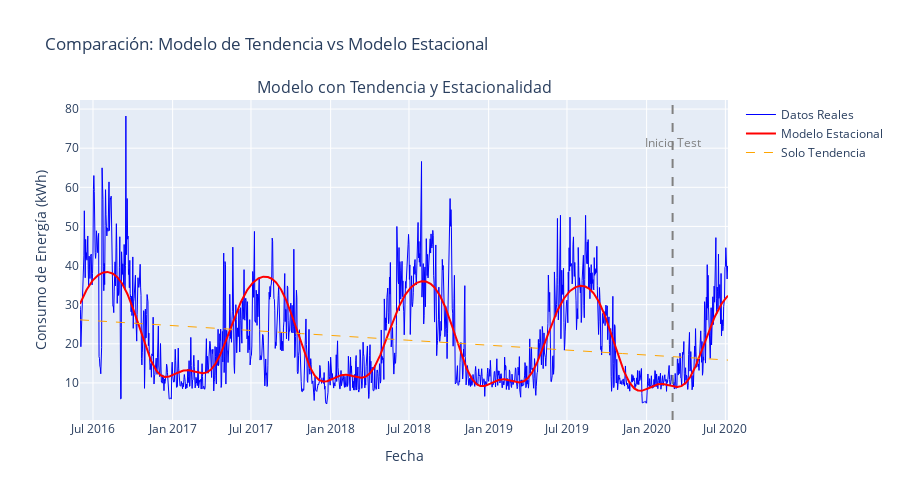

Write notebook code for a chart like this one.
### Code cell
# 5. Entrenar modelo estacional y realizar predicciones
print("\n 5. Entrenamiento y predicciones del modelo estacional ")

# Entrenar el pipeline estacional
Pipeline_seasonal.fit(X_train_seasonal, y_train)
print("Modelo estacional entrenado exitosamente")

# Obtener predicciones para todo el intervalo
y_pred_seasonal_full = Pipeline_seasonal.predict(X_full_seasonal)

# Separar predicciones para train y test
y_pred_seasonal_train = y_pred_seasonal_full[:len(train_data)]
y_pred_seasonal_test = y_pred_seasonal_full[len(train_data):]

# Calcular MAE para entrenamiento y prueba
mae_seasonal_train = mean_absolute_error(y_train, y_pred_seasonal_train)
mae_seasonal_test = mean_absolute_error(test_data['Energy_kWh'], y_pred_seasonal_test)

print(f"MAE Entrenamiento (Estacional): {mae_seasonal_train:.4f} kWh")
print(f"MAE Prueba (Estacional): {mae_seasonal_test:.4f} kWh")

# Comparación con modelo de tendencia
print(f"\nComparación de modelos:")
print(f"Mejora MAE Entrenamiento: {((mae_trend_train - mae_seasonal_train) / mae_trend_train * 100):.2f}%")
print(f"Mejora MAE Prueba: {((mae_trend_test - mae_seasonal_test) / mae_trend_test * 100):.2f}%")

# Mostrar coeficientes del modelo
coefs = Pipeline_seasonal.named_steps['linear_reg'].coef_
intercept_seasonal = Pipeline_seasonal.named_steps['linear_reg'].intercept_

print(f"\nCoeficientes del modelo estacional:")
for i, (name, coef) in enumerate(zip(feature_names, coefs)):
    print(f"{name}: {coef:.6f}")
print(f"Intercepto: {intercept_seasonal:.4f}")

# Gráfico de predicciones estacionales
fig_seasonal = make_subplots(rows=1, cols=1, 
                           subplot_titles=['Modelo con Tendencia y Estacionalidad'])

# Datos reales
fig_seasonal.add_trace(
    go.Scatter(x=dates_full, 
               y=pd.concat([y_train, test_data['Energy_kWh']], ignore_index=True),
               mode='lines',
               name='Datos Reales',
               line=dict(color='blue', width=1))
)

# Predicciones del modelo estacional
fig_seasonal.add_trace(
    go.Scatter(x=dates_full, 
               y=y_pred_seasonal_full,
               mode='lines',
               name='Modelo Estacional',
               line=dict(color='red', width=2))
)

# Predicciones del modelo de tendencia (para comparación)
fig_seasonal.add_trace(
    go.Scatter(x=dates_full, 
               y=y_pred_trend_full,
               mode='lines',
               name='Solo Tendencia',
               line=dict(color='orange', width=1, dash='dash'))
)

# Línea divisoria entre train y test (usando shapes en lugar de add_vline)
test_start_date = '2020-03-01'
fig_seasonal.add_shape(
    type="line",
    x0=test_start_date, y0=0,
    x1=test_start_date, y1=1,
    yref="paper",
    line=dict(color="gray", width=2, dash="dash")
)

# Añadir anotación para la línea divisoria
fig_seasonal.add_annotation(
    x=test_start_date,
    y=0.9,
    yref="paper",
    text="Inicio Test",
    showarrow=False,
    font=dict(color="gray")
)

fig_seasonal.update_layout(
    title='Comparación: Modelo de Tendencia vs Modelo Estacional',
    xaxis_title='Fecha',
    yaxis_title='Consumo de Energía (kWh)',
    height=500,
    showlegend=True
)

fig_seasonal.show()

### Figure 1 — Plotly figure (JSON) as saved in the notebook; plotly's stock layout.template omitted (floating-point values rounded to 4 significant figures; data arrays with more than 128 entries replaced by an {"elided": "..."} marker saying what was removed)
{"data": [{"line": {"color": "blue", "width": 1}, "mode": "lines", "name": "Datos Reales", "type": "scatter", "x": {"elided": "1498 str values"}, "y": {"elided": "1498 float values"}}, {"line": {"color": "red", "width": 2}, "mode": "lines", "name": "Modelo Estacional", "type": "scatter", "x": {"elided": "1498 str values"}, "y": {"elided": "1498 float values"}}, {"line": {"color": "orange", "dash": "dash", "width": 1}, "mode": "lines", "name": "Solo Tendencia", "type": "scatter", "x": {"elided": "1498 str values"}, "y": {"elided": "1498 float values"}}], "layout": {"annotations": [{"font": {"size": 16}, "showarrow": false, "text": "Modelo con Tendencia y Estacionalidad", "x": 0.5, "xanchor": "center", "xref": "paper", "y": 1, "yanchor": "bottom", "yref": "paper"}, {"font": {"color": "gray"}, "showarrow": false, "text": "Inicio Test", "x": "2020-03-01", "y": 0.9, "yref": "paper"}], "height": 500, "shapes": [{"line": {"color": "gray", "dash": "dash", "width": 2}, "type": "line", "x0": "2020-03-01", "x1": "2020-03-01", "y0": 0, "y1": 1, "yref": "paper"}], "showlegend": true, "title": {"text": "Comparación: Modelo de Tendencia vs Modelo Estacional"}, "xaxis": {"anchor": "y", "domain": [0, 1], "title": {"text": "Fecha"}}, "yaxis": {"anchor": "x", "domain": [0, 1], "title": {"text": "Consumo de Energía (kWh)"}}}}
